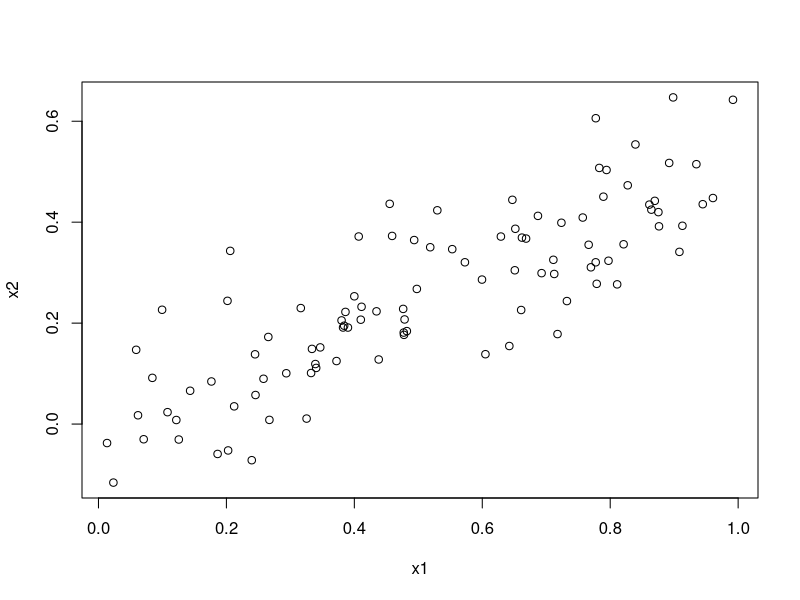
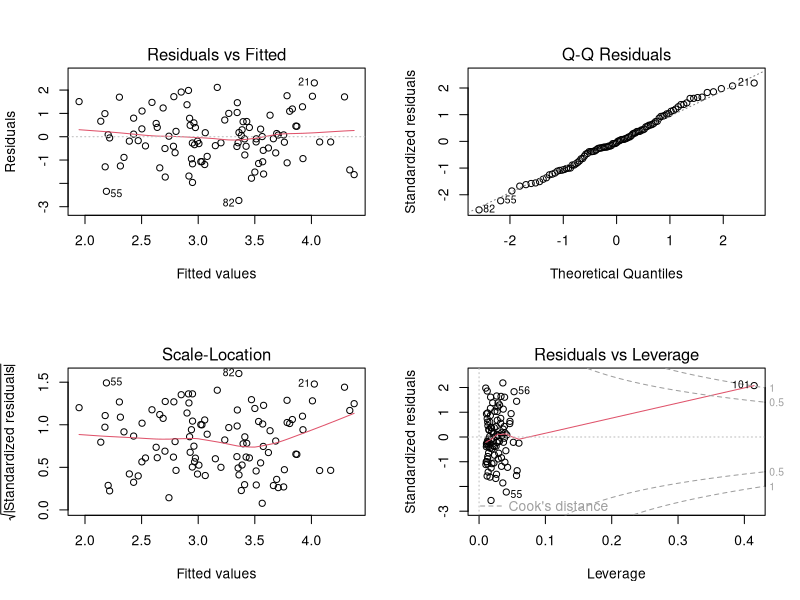

Write the R code that produced these figures, in order.
## ---- chunk 1
set.seed(1)

x1 = runif(100)
x2 = 0.5*x1 + rnorm(100)/10

#   b0  b1      b2        error
y = 2 + 2 *x1 + 0.3*x2 + rnorm(100)

plot(x1, x2)
cor(x1, x2)


lm_out = lm(y ~ x1 + x2)
summary(lm_out)

# using x1 only
lm_x1 = lm(y ~ x1)
summary(lm_x1)

# using x2 only
lm_x2 = lm(y ~ x2)
summary(lm_x2)

## ---- chunk 2
x1 = c(x1, 0.1)
x2 = c(x2, 0.8)

y = c(y, 6)
lm_out = lm( y ~ x1+x2)
summary(lm_out)

op = par(mfrow = c(2, 2))
plot(lm_out, ask = FALSE)
par(op)


# try degrees of freedom
pt(1.996, df = 97, lower.tail = FALSE) * 2 

